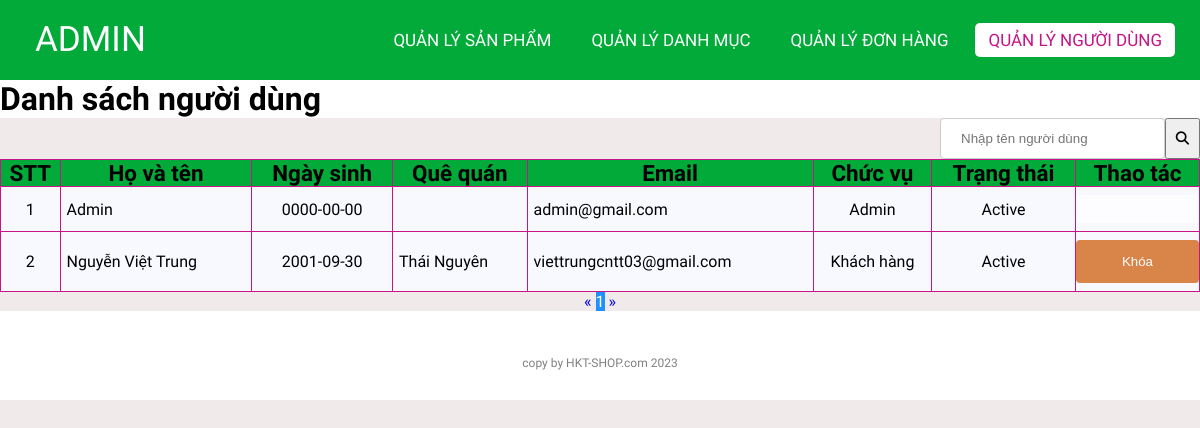
The page /admin/userlist.php?page=1 (signed in) on the database its author committed.
### tables this page shows
CREATE TABLE `users` (
  `id` int(11) NOT NULL,
  `email` varchar(255) NOT NULL,
  `fullname` varchar(255) NOT NULL,
  `dob` date NOT NULL,
  `password` varchar(255) NOT NULL,
  `role_id` int(11) NOT NULL,
  `status` tinyint(1) NOT NULL,
  `address` varchar(500) NOT NULL,
  `isConfirmed` tinyint(4) NOT NULL DEFAULT 0,
  `captcha` varchar(50) NOT NULL
);

### lib/database.php (called while the page is built, shortened)
<?php
class Database extends PDO
{
  public $host   = DB_HOST;
  public $user   = DB_USER;
  public $pass   = DB_PASS;
  public $dbname = DB_NAME;
  public $link;
  private function connectDB()
  {
    $this->link = new mysqli(
      $this->host,
      $this->user,
      $this->pass,
      $this->dbname
    );
  }
  public function select($query)
  {
    $result = $this->link->query($query);
    if ($result->num_rows > 0) {
      return $result;
    } else {
      return false;
    }
  }
}

### classes/user.php (called while the page is built, shortened)
<?php
$filepath = realpath(dirname(__FILE__));
include_once($filepath . '/../lib/database.php');
?>
<?php
class user
{
	private $db;
	public function __construct()
	{
		$this->db = new Database();
	}
	public function getAllAdmin($page = 1, $total = 8)
	{
		$tmp = ($page - 1) * $total;
		$query =
			"SELECT users.*, role.name as roleName
			 FROM users INNER JOIN role ON users.role_id = role.id
             limit $tmp,$total";
		$result = $this->db->select($query);
		return $result;
	}
	public function getCountPaging($row = 8)
	{
		$query = "SELECT COUNT(*) FROM users";
		$mysqli_result = $this->db->select($query);
		if ($mysqli_result) {
			$totalrow = intval((mysqli_fetch_all($mysqli_result, MYSQLI_ASSOC)[0])['COUNT(*)']);
			$result = ceil($totalrow / $row);
			return $result;
		}
		return false;
	}
}
?>

### admin/userlist.php (the view, shortened to what this page needs)
<?php
include '../classes/user.php';
$user = new user();
$list = $user->getAllAdmin((isset($_GET['page']) ? $_GET['page'] : 1));
$pageCount = $user->getCountPaging();
?>
<!DOCTYPE html>
<html lang="en">
<head>
    <link rel="stylesheet" href="./css/style.css">
    <link rel="stylesheet" href="https://cdnjs.cloudflare.com/ajax/libs/font-awesome/5.15.4/css/all.min.css">
</head>
<body>
    <nav>
        <label class="logo">ADMIN</label>
        <ul>
            <li><a href="productlist.php">Quản lý Sản phẩm</a></li>
            <li><a href="categoriesList.php">Quản lý Danh mục</a></li>
            <li><a href="orderlist.php">Quản lý Đơn hàng</a></li>
            <li><a href="userlist.php" class="active">Quản lý Người dùng</a></li>
        </ul>
    </nav>
    <div class="title">
        <h1>Danh sách người dùng</h1>
    </div>
    <div class="control-container">
        <form class="c-search" action="" method="get">
            <input type="text" name="search" placeholder="Nhập tên người dùng">
            <button type="submit"><i class="fas fa-search"></i></button>
        </form>
    </div>
    <div class="container">
        <?php $count = 1;
        if ($list) { ?>
            <table class="list">
                <tr>
                    <th>STT</th>
                    <th>Họ và tên</th>
                    <th>Ngày sinh</th>
                    <th>Quê quán</th>
                    <th>Email</th>
                    <th>Chức vụ</th>
                    <th>Trạng thái</th>
                    <th>Thao tác</th>
                </tr>
                <?php foreach ($list as $key => $value) { ?>
                    <tr>
                        <td><?= $count++ ?></td>
                        <td style="text-align: left; padding-left: 6px;"><?= $value['fullname'] ?></td>
                        <td><?= $value['dob'] ?></td>
                        <td style="text-align: left; padding-left: 6px;"><?= $value['address'] ?></td>
                        <td style="text-align: left; padding-left: 6px;"><?= $value['email'] ?></td>
                        <td><?php if ($value['role_id'] == 1) {
                                echo "Admin";
                            } else echo "Khách hàng" ?></td>
                        <td><?= ($value['status']) ? "Active" : "Block" ?></td>
                        <td>
                            <?php
                            if ($value['role_id'] == 1) { ?>
                                <button class="btn-none"></button>
                            <?php } else {
                                if ($value['status']) { ?>
                                    <form action="userlist.php" method="post">
                                        <input type="submit" value="Khóa" name="block">
                                    </form>
                            <?php } } ?>
                        </td>
                    </tr>
                <?php } ?>
            </table>
        <?php } else { ?>
            <h3>...</h3>
        <?php } ?>
        <div class="pagination">
            <a href="userlist.php?page=<?= (isset($_GET['page'])) ? (($_GET['page'] <= 1) ? 1 : $_GET['page'] - 1) : 1 ?>">&laquo;</a>
            <?php
            for ($i = 1; $i <= $pageCount; $i++) {
                if (isset($_GET['page'])) {
                    if ($i == $_GET['page']) { ?>
                        <a class="active" href="userlist.php?page=<?= $i ?>"><?= $i ?></a>
                    <?php } else { ?>
                        <a href="userlist.php?page=<?= $i ?>"><?= $i ?></a>
                    <?php  }
                } ?>
            <?php }
            ?>
            <a href="userlist.php?page=<?= (isset($_GET['page'])) ? $_GET['page'] + 1 : 2 ?>">&raquo;</a>
        </div>
    </div>
    <footer>
        <p class="copyright">copy by HKT-SHOP.com 2023</p>
    </footer>
</body>
</html>

### admin/css/style.css (style rules this page uses)
:root { --color-primary: #01aa39; --bg-primary: rgb(240, 234, 234); }
* { padding: 0; margin: 0; text-decoration: none; list-style: none; box-sizing: border-box; }
body { font-family: Mitr; background: rgb(240, 234, 234); }
nav { top: 0; position: fixed; background: var(--color-primary); height: 80px; width: 100%; z-index: 999; }
label.logo { color: white; font-size: 35px; line-height: 80px; padding: 0 35px; }
nav ul { float: right; margin-right: 20px; }
nav ul li { display: inline-block; line-height: 80px; margin: 0 5px; }
nav ul li a { color: white; font-size: 17px; padding: 7px 13px; border-radius: 3px; text-transform: uppercase; border-radius: 5px; transition: 0.5s; }
.active, a:hover { background-color: white; color: mediumvioletred; }
.container { height: auto; }
.control-container { display: flex; justify-content: space-between; align-items: center; }
.c-search { display: flex; align-items: center; height: 41px; }
.c-search input { height: 41px; }
.c-search button { display: block; width: 41px; height: 41px; cursor: pointer; }
.title { background-color: white; margin-top: 80px; }
footer { padding: 30px 0; background-color:white; }
footer .copyright { margin-top: 15px; text-align: center; font-size: 12px; color: gray; }
.list { width: 100%; background-color: ghostwhite; padding: 10px; border-collapse: collapse; }
th { background-color: var(--color-primary); border: 1px solid mediumvioletred; font-size: 1.4rem; }
td { border: 1px solid mediumvioletred; text-align: center; }
input[type=text], input[type=file], input[type=number], textarea, select { width: 100%; padding: 12px 20px; margin: 8px 0; display: inline-block; border: 1px solid #ccc; border-radius: 4px; box-sizing: border-box; }
input[type=submit] { width: 100%; background-color: var(--color-primary); color: white; padding: 14px 20px; margin: 8px 0; border: none; border-radius: 4px; cursor: pointer; opacity: 0.8; }
button.btn-none { width: 100%; color: white; background-color: white; padding: 14px 20px; margin: 8px 0; border: none; border-radius: 4px; cursor: default; opacity: 0.8; }
input[name=block] { background-color: chocolate !important; z-index: 0; }
.pagination { text-align: center; }
.pagination a.active { background-color: dodgerblue; color: white; }

### rows shown on the page
users: fullname "Admin", dob "0000-00-00", email "admin@gmail.com", status "Active"
users: fullname "Nguyễn Việt Trung", dob "2001-09-30", address "Thái Nguyên", email "viettrungcntt03@gmail.com", shows "Khách hàng", status "Active"
